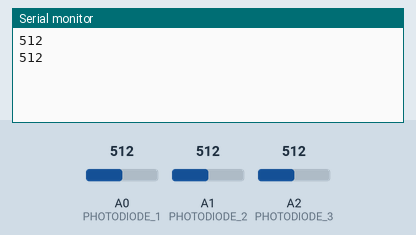
A sketch run on a simulated Arduino Uno, built with avr-gcc and run on an emulated ATmega328P. Shown: the last lines printed to the serial monitor. The test bench sets the inputs (shaded band); at power-on: A2 (PHOTODIODE_3) = 512, A0 (PHOTODIODE_1) = 512, A1 (PHOTODIODE_2) = 512.

Above: at 1.8 s.
1.9 s: A2 (PHOTODIODE_3) set to 716
At 2.8 s:
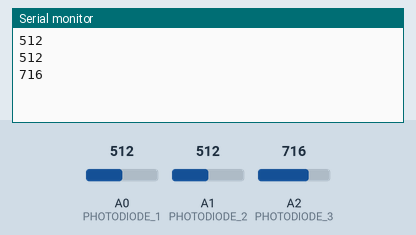
3.4 s: A2 (PHOTODIODE_3) set to 900
At 4.4 s:
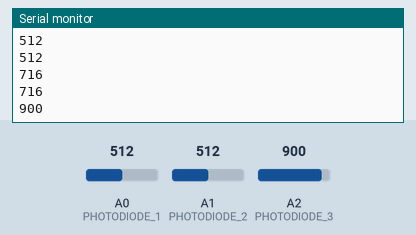
Timing chart, 0 to 6.4 s (numbered marks = the images above; inputs shaded):
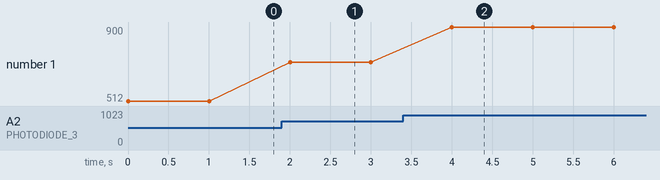

The sketch:

photodiodeTest.ino
```cpp
#define PHOTODIODE_1 0
#define PHOTODIODE_2 1
#define PHOTODIODE_3 2

int diode[3];

void setup()
{
  Serial.begin(9600);
}

void loop()
{
  diode[0] = analogRead(PHOTODIODE_1);  // Diode 1 reading
  diode[1] = analogRead(PHOTODIODE_2);  // Diode 2 reading
  diode[2] = analogRead(PHOTODIODE_3);  // Diode 3 reading
Serial.println(diode[2]);
//  for (int i = 0; i < 3; i++)
//  {
////    Serial.print(i);
////    Serial.print(diode[i]);
////    Serial.println();
//  }

   delay(1000);
}
```

Measured:
- after the input at 1.9 s, the serial monitor: prints a new line after 0.10 s (image 1)
- after the input at 3.4 s, the serial monitor: prints a new line after 0.60 s (image 2)
- plotted number 1: 512 → 716 after the input at 1.9 s, 716 → 900 after the input at 3.4 s
